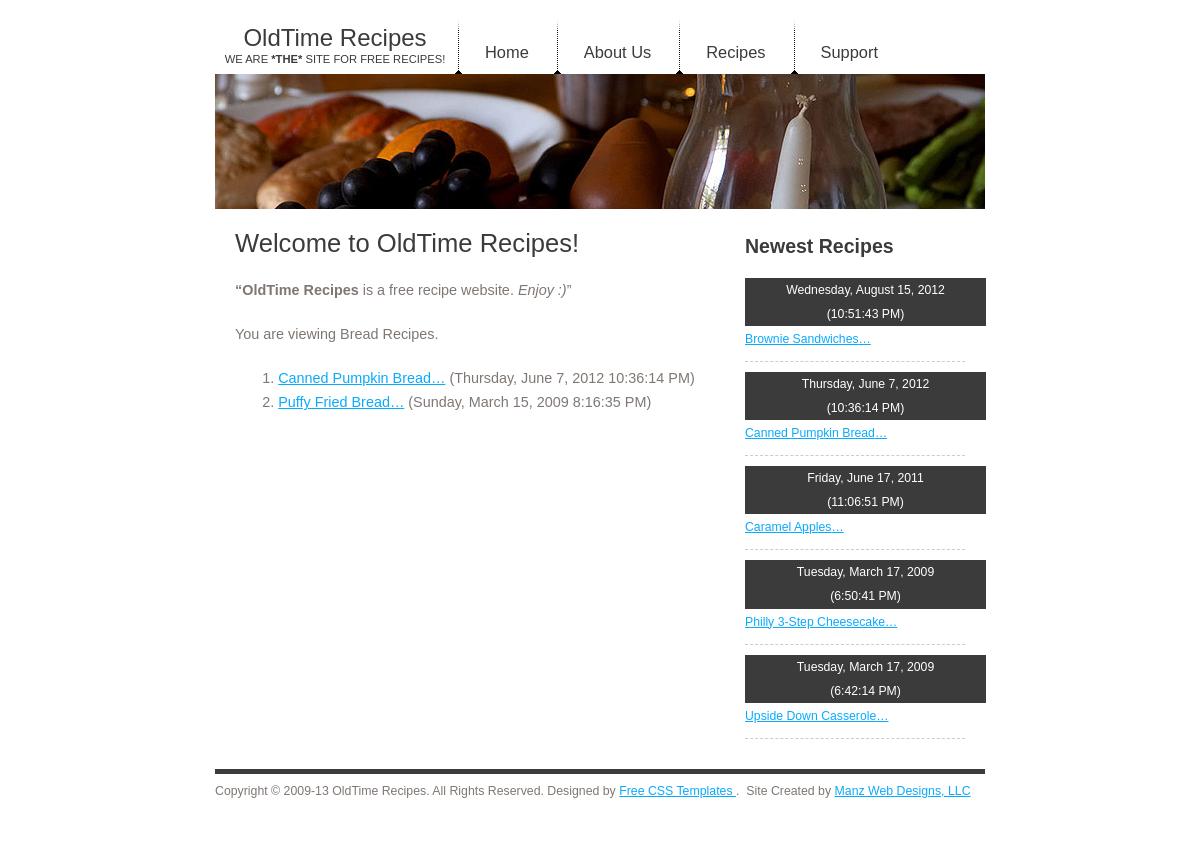
Page /recipe.php?type_id=1 on the committed database.
### tables this page shows
CREATE TABLE IF NOT EXISTS `type` (
  `type_id` int(3) NOT NULL COMMENT 'Internal ID number for the record',
  `type_desc` varchar(50) NOT NULL COMMENT 'Recipe Type Description',
  PRIMARY KEY (`type_id`),
  UNIQUE KEY `type_desc` (`type_desc`)
);

CREATE TABLE IF NOT EXISTS `recipes` (
  `id` int(9) NOT NULL AUTO_INCREMENT COMMENT 'Recipe ID',
  `name` varchar(75) NOT NULL COMMENT 'Recipe Name',
  `type` int(3) NOT NULL,
  `ingredients` text NOT NULL COMMENT 'Ingredient Section',
  `directions` longtext NOT NULL COMMENT 'Recipe Directions',
  `notes` text COMMENT 'Recipe Notes',
  `nutrition_info` text COMMENT 'Nutrition Information',
  `recipe_source` int(5) NOT NULL COMMENT 'Recipe source ID (FK to source table)',
  `date` datetime NOT NULL COMMENT 'Recipe Add date',
  PRIMARY KEY (`id`),
  UNIQUE KEY `name` (`name`),
  KEY `recipe_source` (`recipe_source`)
);

### recipe.php (the view, shortened to what this page needs)
<!DOCTYPE html PUBLIC "-//W3C//DTD XHTML 1.0 Strict//EN" "http://www.w3.org/TR/xhtml1/DTD/xhtml1-strict.dtd">
<html xmlns="http://www.w3.org/1999/xhtml">
    <?php include 'head.php' ?>
        <div id="splash"></div>
        <div id="page">
            <div id="content">
                <h1>Welcome to OldTime Recipes!</h1>
                <blockquote>
                    <p><strong>&#8220;OldTime Recipes</strong> is a free recipe website. <em>Enjoy :)</em>&#8221;</p>
                </blockquote>
                <?php
                $pId = filter_var($_GET['type_id'], FILTER_SANITIZE_NUMBER_INT);
                if (empty($pId)) {
                    $sql = 'SELECT type_desc FROM type order by type_desc;';
                    $pData_res = $db->query($sql);
                    $all = true;
                } else {
                    $sql = 'SELECT type_desc FROM type where type_id = :pId;';
                    $pData_res = $db->prepare($sql);
                    $pData_res->bindParam(':pId', $pId);
                    $pData_res->execute();
                    $all = false;
                }
                $row = $pData_res->fetch(PDO::FETCH_ASSOC);
                ?>
                <p>You are viewing <?php echo ($all) ? 'All' : $row['type_desc']; ?> Recipes.</p>
                <ol>
                    <?php
                    if ($all) {
                        $sql = "SELECT id, name, date FROM recipes JOIN source ON source_id = recipe_source" .
                            " JOIN type ON type_id = type" .
                            " order by name;";
                        $recipe_res = $db->query($sql);
                    } else {
                        $sql = "SELECT id, name, date FROM recipes JOIN source ON source_id = recipe_source" .
                            " JOIN type ON type_id = type" .
                            " where type_id = :pId" .
                            " order by type_desc, name;";
                        $recipe_res = $db->prepare($sql);
                        $recipe_res->bindParam(':pId', $pId);
                        $recipe_res->execute();
                    }
                    while ($row = $recipe_res->fetch(PDO::FETCH_ASSOC)) {
                        $datetime = new DateTime($row['date']);
                        $recipe_id = $row['id'] . '_r';
                        $recipe_name = $row['name'];
                        $link = '<a href="#" class="toggle_link" id="toggle_link' . $recipe_id . '" rel="toggle_link' . $row['id'] . '">' . $recipe_name . '&#8230;' . '</a>';
                        ?>
                        <li>
                            <?php
                            echo $link . ' (' . $datetime->format('l, F j, Y g:i:s A') . ')';
                            ?>
                        </li>
                    <?php
                    }
                    ?>
                </ol>
            </div>
            <?php
            include 'sidebar.php';
            ?>
        </div>
        <?php include 'footer.php' ?>
    </body>
</html>

### sidebar.php (shortened to what this page needs)
<div id="sidebar">
    <h2>Newest Recipes</h2>
    <ul>
    <?php
        $sql = "SELECT id, name, date FROM recipes ORDER BY date DESC LIMIT 0,5;";
        $recipe_res = $db->query($sql);
        while ($row = $recipe_res->fetch(PDO::FETCH_ASSOC)) {
            $datetime = new DateTime($row['date']);
            $recipe_id = $row['id'] . '_s';
            $recipe_name = $row['name'];
            $link = '<a href="#" class="toggle_link" id="toggle_link'. $recipe_id . '" rel="toggle_link'. $row['id'] . '">' . $recipe_name . '&#8230;' . '</a>';
    ?>
    <li>
        <h3><?php echo $datetime->format('l, F j, Y') . '<br />(' . $datetime->format('g:i:s A') . ')'; ?></h3>
        <?php
            echo $link;
        ?>
    </li>
    <?php
        }
    ?>
    </ul>
</div>

### css/default.css (style rules this page uses)
* { margin: 0; padding: 0; }
body { margin: 20px 0; background: #FFFFFF; font-family: "Trebuchet MS", Arial, Helvetica, sans-serif; font-size: 16px; color: #7F7772; }
h1, h2, h3, div#logoh1, div#logoh2 { font-weight: normal; color: #3B3B3B; }
h1, div#logoh1 { font-size: 182%; }
h2 { font-size: 122%; }
h3 { font-size: 100%; }
p, ul, ol { margin-bottom: 20px; line-height: 167%; font-size: 90%; }
a:link { color: #0AAAFD; }
#splash { width: 770px; height: 135px; margin: 0 auto; background: url(../images/img3.jpg) no-repeat; }
#page { width: 770px; margin: 0 auto; }
#page h1, #page h2 { margin-bottom: 20px; }
#page h1 { font-size: 160%; }
#content { float: left; width: 490px; padding: 20px; }
#content ol, #content ul { margin-left: 3em; }
#sidebar { float: left; width: 220px; padding: 20px 0 20px; }
#sidebar a, h3 { font-size: 85%; }
#sidebar h2 { padding-top: 6px; font-weight: bold; }
#sidebar ul { margin: 0; padding: 0; list-style: none; }
#sidebar li { margin: 0 0 10px 0; padding: 0 0 10px 0; border-bottom: 1px dashed #CCCCCC; }
#sidebar h3 { height: 100%; width: 105%; padding: 0 5px; margin: 0; background-color: #3B3B3B; color: #FFFFFF; text-align: center; }

### rows in the picture
type: type_desc "Bread"
recipes: name "Canned Pumpkin Bread", date "Thursday, June 7, 2012 10:36:14 PM", date "Thursday, June 7, 2012", date "10:36:14 PM"
recipes: name "Puffy Fried Bread", date "Sunday, March 15, 2009 8:16:35 PM"
recipes: date "Wednesday, August 15, 2012", date "10:51:43 PM", name "Brownie Sandwiches"
recipes: date "Friday, June 17, 2011", date "11:06:51 PM", name "Caramel Apples"
recipes: date "Tuesday, March 17, 2009", date "6:50:41 PM", name "Philly 3-Step Cheesecake"
recipes: date "Tuesday, March 17, 2009", date "6:42:14 PM", name "Upside Down Casserole"
